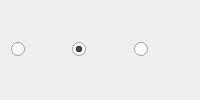
             <widget class="QFrame" name="frame_32">
              <property name="minimumSize">
               <size>
                <width>150</width>
                <height>37</height>
               </size>
              </property>
              <property name="frameShape">
               <enum>QFrame::NoFrame</enum>
              </property>
              <property name="frameShadow">
               <enum>QFrame::Raised</enum>
              </property>
              <layout class="QGridLayout" name="gridLayout_49">
               <item row="0" column="0">
                <layout class="QHBoxLayout" name="horizontalLayout_75">
                 <item>
                  <widget class="QRadioButton" name="no_manning">
                   <property name="text">
                    <string/>
                   </property>
                   <property name="checked">
                    <bool>false</bool>
                   </property>
                  </widget>
                 </item>
                 <item>
                  <widget class="QRadioButton" name="change_manning">
                   <property name="text">
                    <string/>
                   </property>
                   <property name="checked">
                    <bool>true</bool>
                   </property>
                  </widget>
                 </item>
                 <item>
                  <widget class="QRadioButton" name="calibrate_manning">
                   <property name="maximumSize">
                    <size>
                     <width>16777215</width>
                     <height>37</height>
                    </size>
                   </property>
                   <property name="text">
                    <string/>
                   </property>
                  </widget>
                 </item>
                </layout>
               </item>
              </layout>
             </widget>
